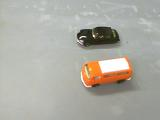
%> input picture SampleICAE/toycars1.png, 160 x 120 px
$ octave Q2.m   (GNU Octave 9; MATLAB toolbox functions it lacks are replaced by stand-ins)
%> lines starting %> are read from the running program, lines starting %| are printed output that depends on the picture
K=imread('toycars1.png');
%> K is the input picture: size 120x160x3 uint8; mean R, G, B 173.1, 171.4, 163
subplot(2,2,1);
imshow(K);

L=imread('toycars2.png');
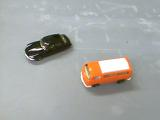
%> input picture SampleICAE/toycars2.png, 160 x 120 px
%> L is the input picture: size 120x160x3 uint8; mean R, G, B 167.7, 168.8, 166.3
subplot(2,2,2);
imshow(L);

D=imadd(K,L);
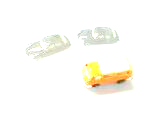
%> D: size 120x160x3 uint8; mean R, G, B 252.4, 251.1, 245.9
subplot(2,2,3);
imshow(D);

F=imsubtract(K,L);
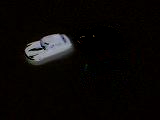
%> F: size 120x160x3 uint8; mean R, G, B 10, 7.8, 6.9
subplot(2,2,4)
imshow(F);

Output_exact=imabsdiff(K,L);%
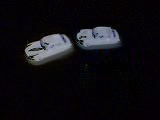
%> Output_exact: size 120x160x3 uint8; mean R, G, B 14.6, 13, 17.1
subplot(2,2,5), imshow(Output_exact);%Display resize

multiply=immultiply(K,1.5);
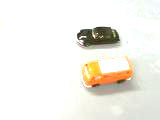
%> multiply: size 120x160x3 uint8; mean R, G, B 242.1, 239.7, 232.4
subplot(2,2,6);
imshow(multiply);
